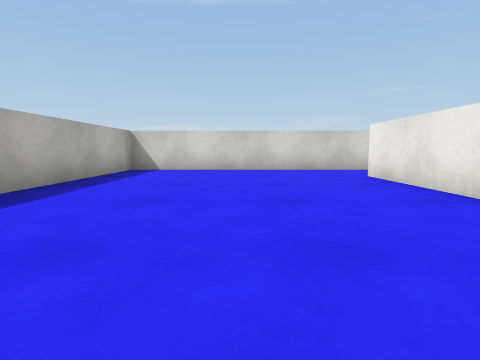
[1] (above)

20 first-person views from a walk through a Unity game level. The camera is 0.51 m above the floor, tilts 6° down and sees 80° across. The floor is counted in squares, 1 m on a side. Each view is taken from the middle of a square. On the plan, view 1 faces up. The plan holds only what a view shows up to about 9 squares ahead; the rest is blank. The place goes on beyond the plan. The player is left out. Surface patterns are stand-ins for the level's own textures.

[2]
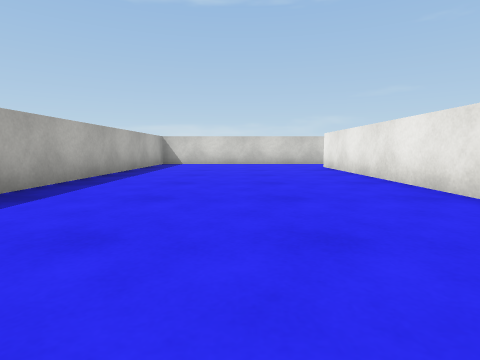

[3]
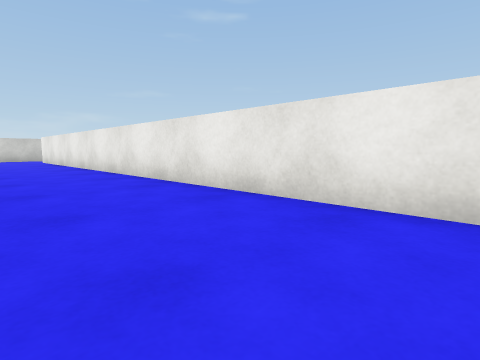

[4]
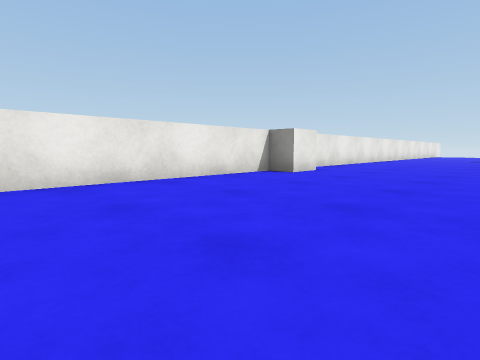

[5]
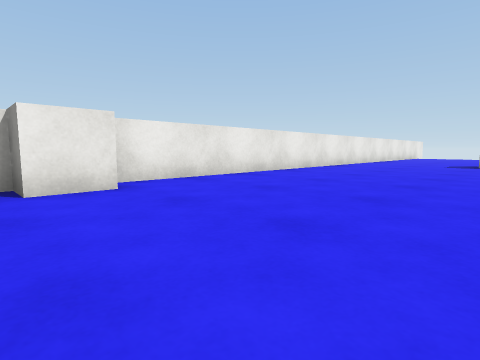

[6]
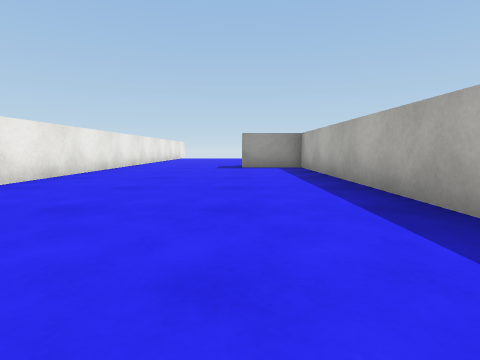

[7]
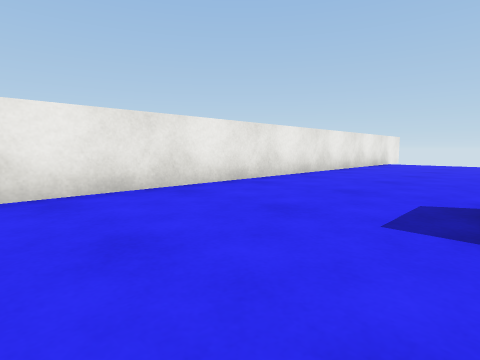

[8]
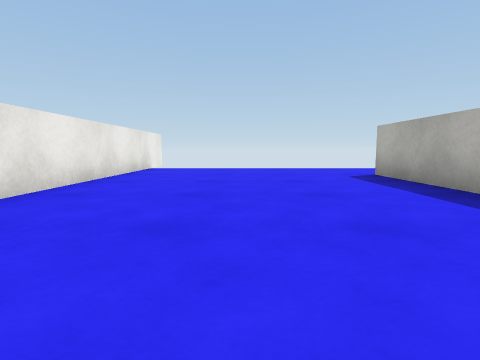

[9]
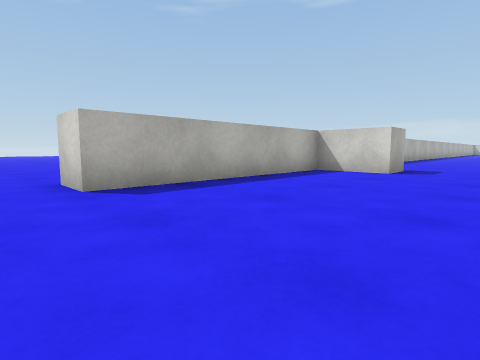

[10]
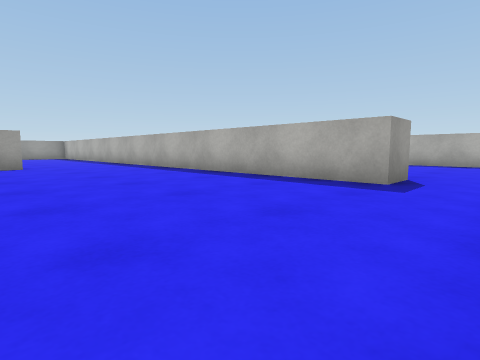

[11]
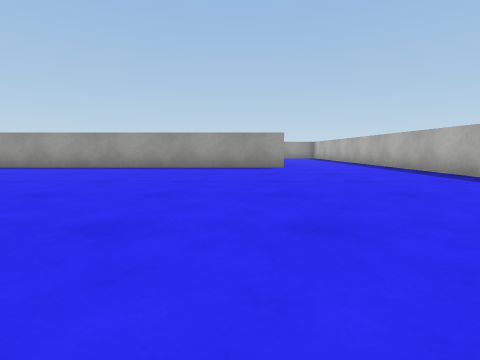

[12]
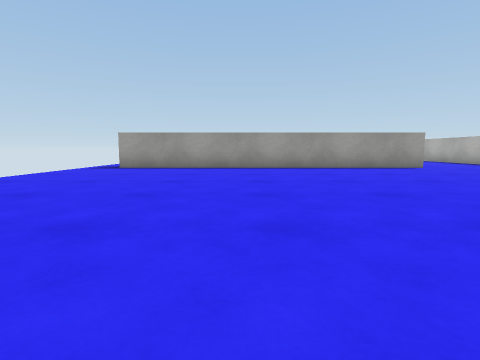

[13]
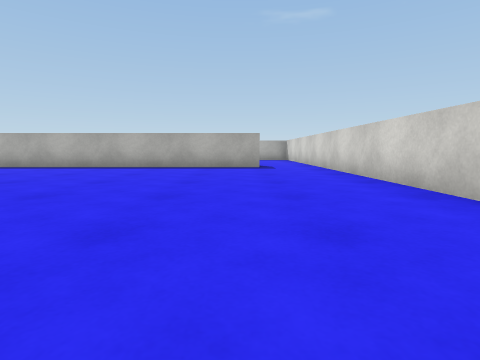

[14]
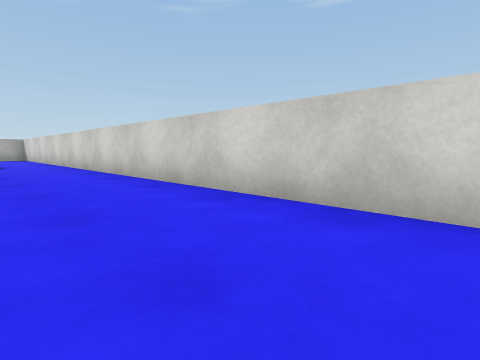

[15]
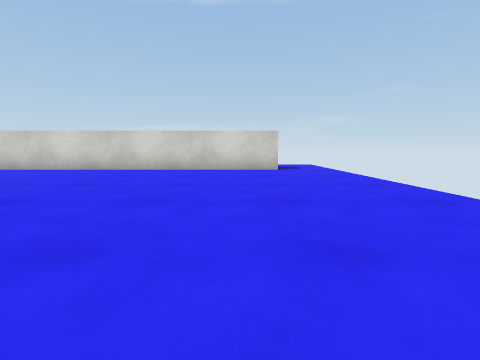

[16]
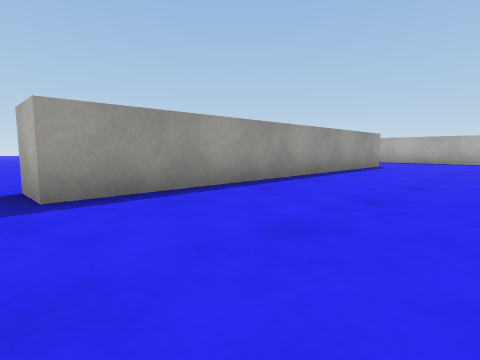

[17]
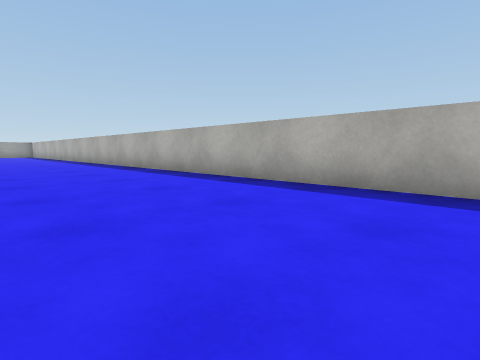

[18]
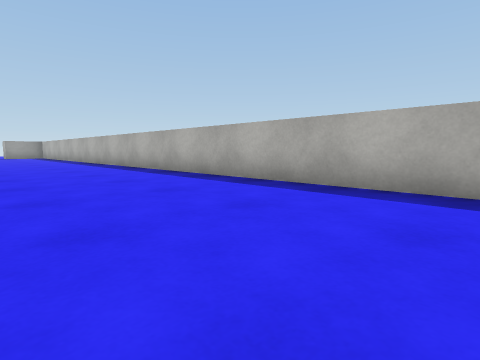

[19]
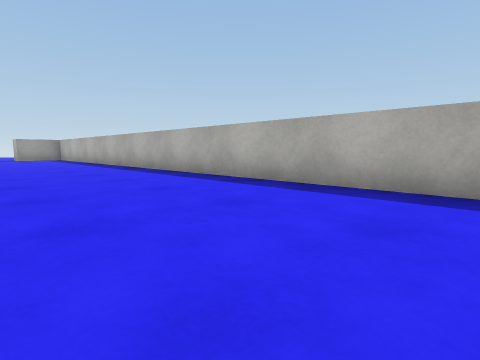

[20]
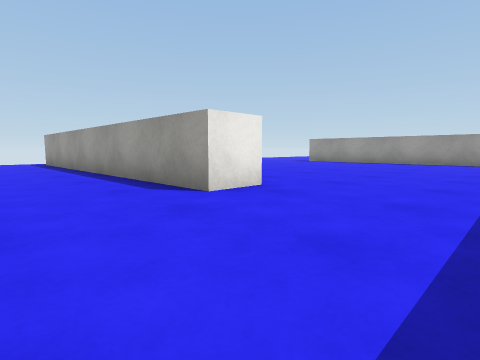

### Floor plan
Points are (right, up) in squares from view 1. A wall is a line through its corners. A room is listed if a view was taken in it or the views show most of it. See-through windows are left out.
Room 1 (views 1, 2, 3, 4, 5, 6, 7, 8, 9, 17, 18, 19)
walls: (1.8, -12.6) (1.8, -11.5) (2.5, -11.5) (2.5, 5.6); (2.4, 7.4) (-2.8, 7.4) (-2.8, -21.4) (-1.1, -21.4) (-1.1, -22.4) (-2.8, -22.4) (-2.8, -27.9) (-3.9, -27.9); (2.5, -30.5) (2.5, -12.8)
ways out: opening at (3, 6.5) to room 2; opening at (-3.5, -28.5)
Room 2 (views 10, 11, 12, 13, 14, 15, 16, 20)
walls: (15, 7.4) (2.4, 7.4); (6.7, -3.2) (6.7, -2.2) (15.5, -2.2) (15.5, -3.2); (2.5, 5.6) (3.5, 5.6) (3.5, -3.1)
ways out: opening at (3, 6.5) to room 1; opening at (5, -3); opening at (15.5, 8); opening at (16, -2.5)

Positions as (right, up) in squares from view 1, and headings:
1: (0, 0), facing up
2: (0, -3), facing up
3: (0, -8), facing up-right
4: (-2, -6), facing down-right
5: (-2, -11), facing down-right
6: (-1, -13), facing down
7: (-1, -19), facing down-right
8: (0, -22), facing down
9: (1, -29), facing up-left
10: (8, 7), facing down-left
11: (8, 6), facing down
12: (12, 6), facing down
13: (12, 5), facing left
14: (14, 5), facing up-left
15: (14, 0), facing up
16: (16, 1), facing down-left
17: (1, 2), facing down-left
18: (1, -1), facing down-left
19: (1, -5), facing down-left
20: (4, 0), facing down-right
